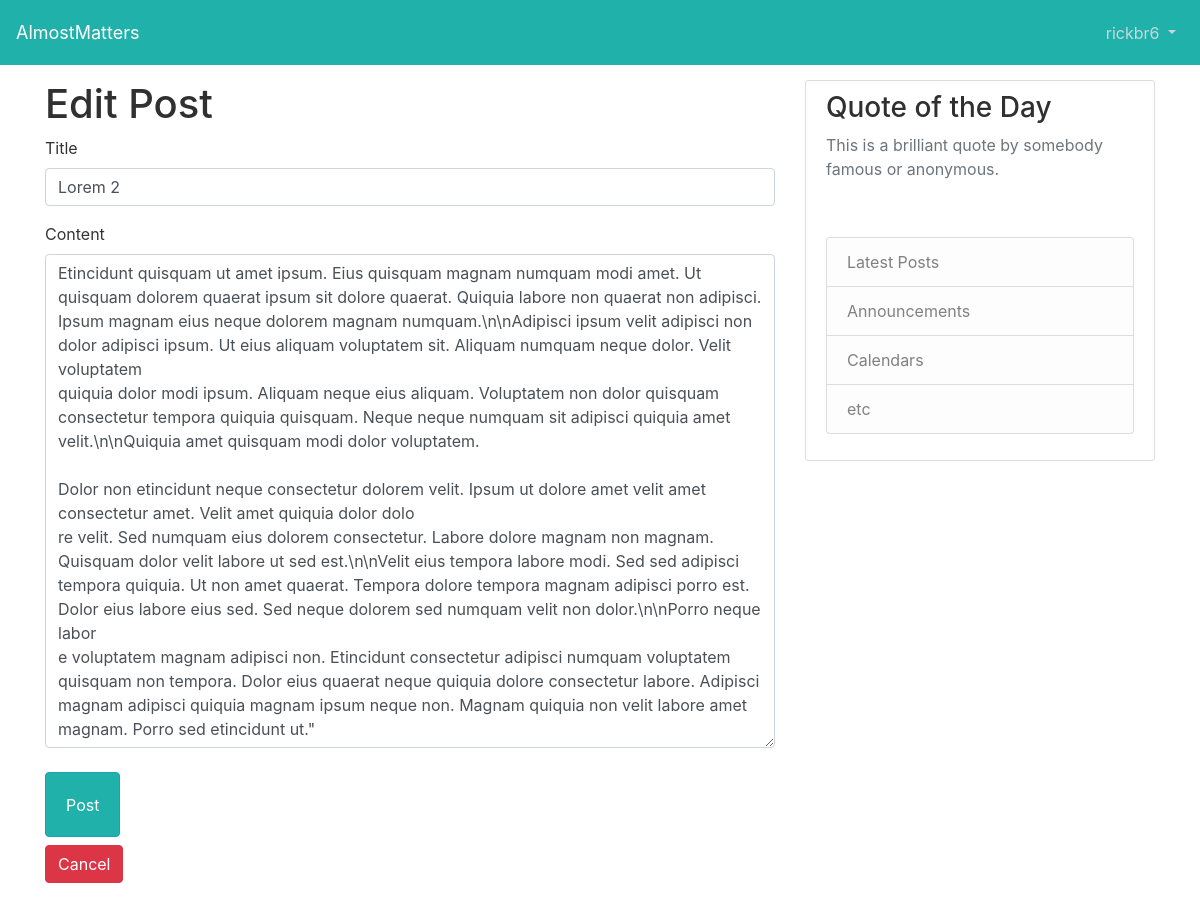
/user/posts/edit/5 (signed in), run on the app's committed database.
### models.py (models this page shows, shortened)
class Users(db.Model):
    id = db.Column(db.Integer, primary_key=True)
    first_name = db.Column(db.String(45), nullable=True)
    last_name = db.Column(db.String(45), nullable=True)
    email = db.Column(db.String(45), unique=True, nullable=False)
    password = db.Column(db.String(45), nullable=False)
    screen_name = db.Column(db.String(45), unique=True, nullable=False)
    profile_pic = db.Column(db.String(20), nullable=False, default='/static/profile_avatar.jpg')
    articles = db.relationship('Articles', backref='author', lazy=True)
    created_at = db.Column(db.DateTime, server_default=func.now())
    updated_at = db.Column(db.DateTime, server_default=func.now(), onupdate=func.now())

class Articles(db.Model):
    id = db.Column(db.Integer, primary_key=True)
    title = db.Column(db.String(30))
    content = db.Column(db.Text, nullable=False)
    user_id = db.Column(db.Integer, db.ForeignKey("users.id"), nullable=False)
    created_at = db.Column(db.DateTime, server_default=func.now())
    updated_at = db.Column(db.DateTime, server_default=func.now(), onupdate=func.now())

### controller_functions.py (the view)
def show_edit_user_post(id):
    print(f"ROUTE: show_edit_user_post")
    current_user = Users.query.get(session['user_id'])
    post = Articles.query.get(id)
    return render_template("edit_posts.html", post=post, user=current_user)

### templates/edit_posts.html (shortened to what this page needs)
{% extends "./layout.html" %}
{% block content %}
<h1>Edit Post</h1>
<form id="post_form" action="/edit_post/{{ post.id }}" method="POST">
  <div class="form-group">
    <label for="post_title">Title</label>
    <input type="text" class="form-control" name="post_title" id="post_title" value="{{ post.title }}">
  </div>
  <div class="form-group">
    <label for="post_content">Content</label>
    <textarea class="form-control" name="post_content" id="post_content" rows="20" >{{ post.content }}"</textarea>
  </div>
  <button class="btn btn-info my-2 bg-steel" id="post-button" type="submit">Post</button>
</form>
<form id="cancel_update_photo" action="/dashboard">
    <div class="form-group">
        <button class="btn btn-danger" id="post-cancel-button" type="submit">Cancel</button>
    </div>
</form>
{% endblock content %}

### templates/layout.html (shortened to what this page needs)
<!DOCTYPE html>
<html lang="en" xmlns:http="http://www.w3.org/1999/xhtml">
    <head>
      <link rel="stylesheet" href="https://stackpath.bootstrapcdn.com/bootstrap/4.3.1/css/bootstrap.min.css">
      <link rel="stylesheet" type="text/css" href="{{ url_for('static', filename='styles.css') }}">
    </head>
    <body>
        <header class="site-header">
            <nav class="navbar navbar-expand-md navbar-dark bg-steel fixed-top">
                <a class="navbar-brand abs" href="/dashboard">AlmostMatters</a>
                <div class="navbar-collapse collapse" id="collapsingNavbar">
                    <ul class="navbar-nav ml-auto">
                        <li class="nav-item dropdown">
                            <a class="nav-link dropdown-toggle" id="navbarDropdownMenuLink-4" data-toggle="dropdown"
                            aria-haspopup="true" aria-expanded="false">
                             {{ user.screen_name }} </a>
                        </li>
                    </ul>
                </div>
            </nav>
        </header>
        <main role="main" class="container">
          <div class="row">
            <div class="col-md-8">
              {% block content %}{% endblock %}
            </div>
            <div class="col-md-4">
              <div class="content-section">
                <h3>Quote of the Day</h3>
                  <p class='text-muted'>This is a brilliant quote by somebody famous or anonymous.</p>
                  <br>
                  <p>
                  <ul class="list-group">
                    <li class="list-group-item list-group-item-light">Latest Posts</li>
                    <li class="list-group-item list-group-item-light">Announcements</li>
                    <li class="list-group-item list-group-item-light">Calendars</li>
                    <li class="list-group-item list-group-item-light">etc</li>
                  </ul>
                </p>
              </div>
            </div>
          </div>
         </main>
    </body>
</html>

### static/styles.css (style rules this page uses)
body { background: white; color: #333333; margin-top: 5rem; }
h1, h2, h3, h4, h5, h6 { color: #303030; }
.navbar-brand { font-size: large; }
.bg-steel { background-color: lightseagreen; height: 65px;; }
.site-header .navbar-nav .nav-link { color: #cbd5db; }
.content-section { background: #ffffff; padding: 10px 20px; border: 1px solid #dddddd; border-radius: 3px; margin-bottom: 20px; }
#post-button { display: inline-block; background-color: #20b2aa; padding-right: 20px; padding-left: 20px; }
#post-cancel-button { display: inline-block; }

### data on the page
Users: screen_name "rickbr6"
Articles: post_title "Lorem 2", post_content "Etincidunt quisquam ut amet ipsum. Eius quisquam magnam numquam modi amet. Ut quisquam dolorem quaerat ipsum sit dolore quaerat. Quiquia labore non quaerat non adipisci. Ipsum magnam eius neque dolorem magnam numquam.\\n\\nAdipisci ipsum velit adipisci non dolor adipisci ipsum. Ut eius aliquam voluptatem sit. Aliquam numquam neque dolor. Velit voluptatem quiquia dolor modi ipsum. Aliquam neque eius aliquam. Voluptatem non dolor quisquam consectetur tempora quiquia quisquam. Neque neque numquam sit adipisci quiquia amet velit.\\n\\nQuiquia amet quisquam modi dolor voluptatem. Dolor non etincidunt neque consectetur dolorem velit. Ipsum ut dolore amet velit amet consectetur amet. Velit amet…"
